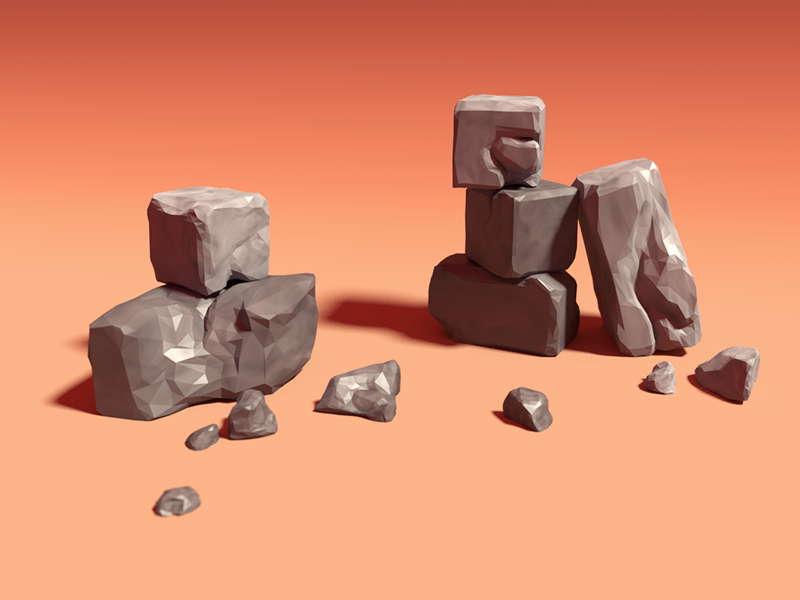
#> input picture p10/stones.png, 800 x 600 px
$ jupyter execute cv_10.ipynb
#> lines starting #> are read from the running program, lines starting #| are printed output that depends on the picture; after the words box and inside, x2 and y2 are one past the last pixel; in counts of white or black regions, pixels touching at a corner belong together
# Corner Detection Using Harris

[cell 1]
import cv2
import numpy as np
import matplotlib.pyplot as plt

[cell 2]
img = cv2.imread('stones.png')
#> img is the input picture: shape (600, 800, 3); mean B, G, R 107.3, 138.8, 215.1
img_gray = cv2.cvtColor(img, cv2.COLOR_BGR2GRAY)
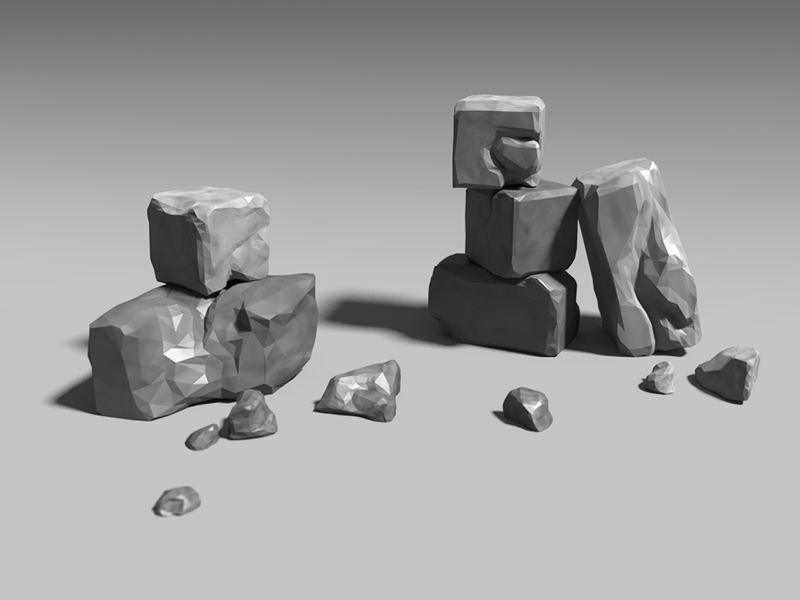
#> img_gray: shape (600, 800); min 1, max 253, mean 158.1
img_gray = np.float32(img_gray)
plt.imshow(img)

[cell 3]
corner_img = cv2.cornerHarris(img_gray, 5, 5, 0.07)
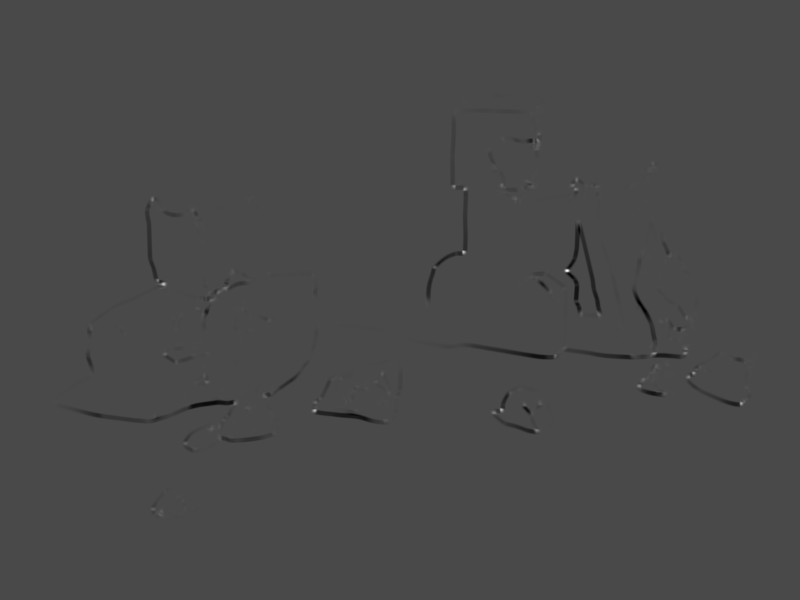
#> corner_img: shape (600, 800) float32; min -1.06e+09, max 2.6e+09, mean -4812880.5; drawn with min black and max white
corner_img = cv2.dilate(corner_img, None)
img[corner_img > 0.01 * corner_img.max()] = [255, 0, 0]
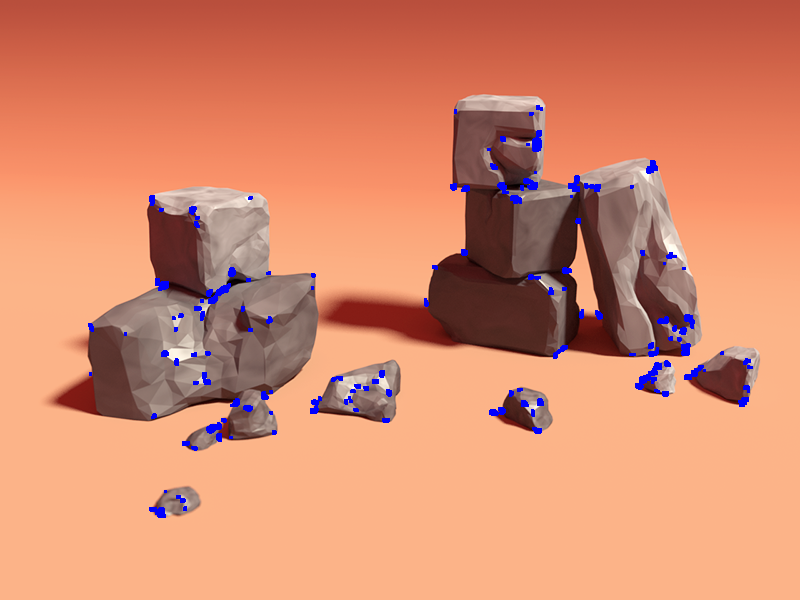
#> img: shape (600, 800, 3); 1.22% of pixels changed, all inside (x1, y1, x2, y2) = (88, 105, 753, 518)
plt.imshow(img)
